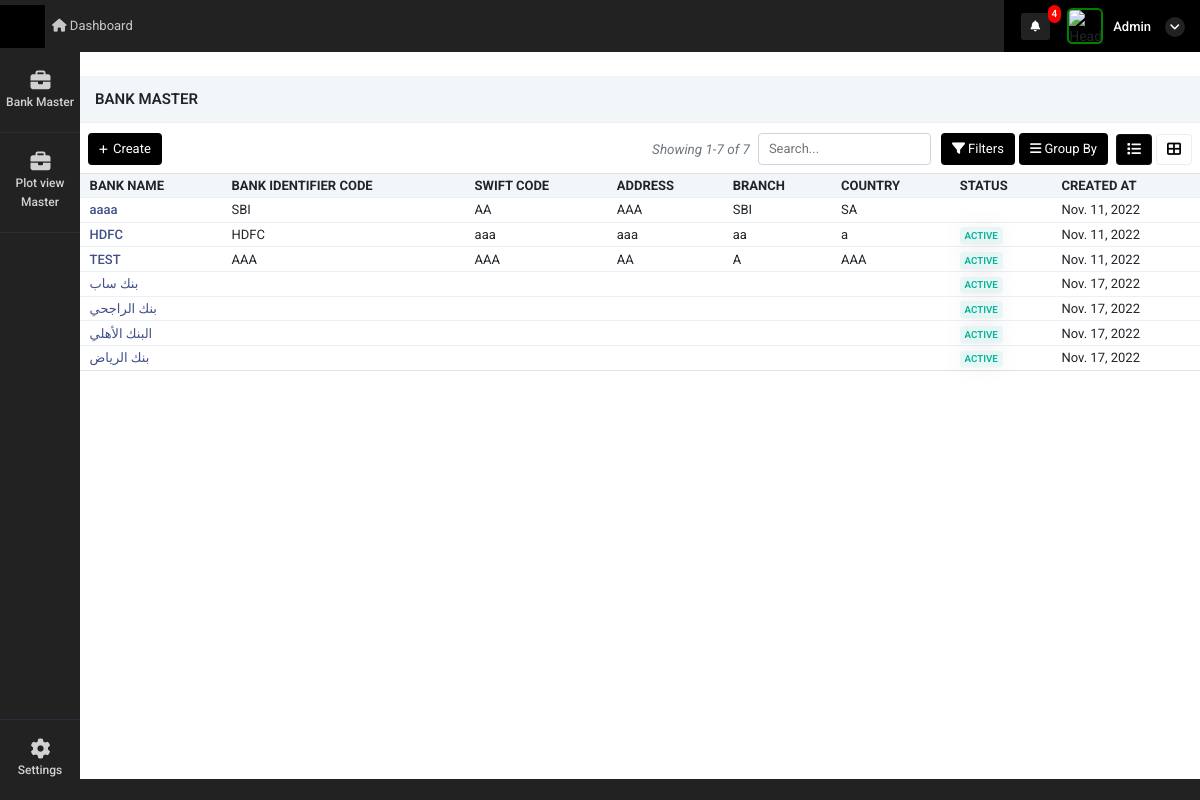
The app's page /bank_master (signed in), older data.
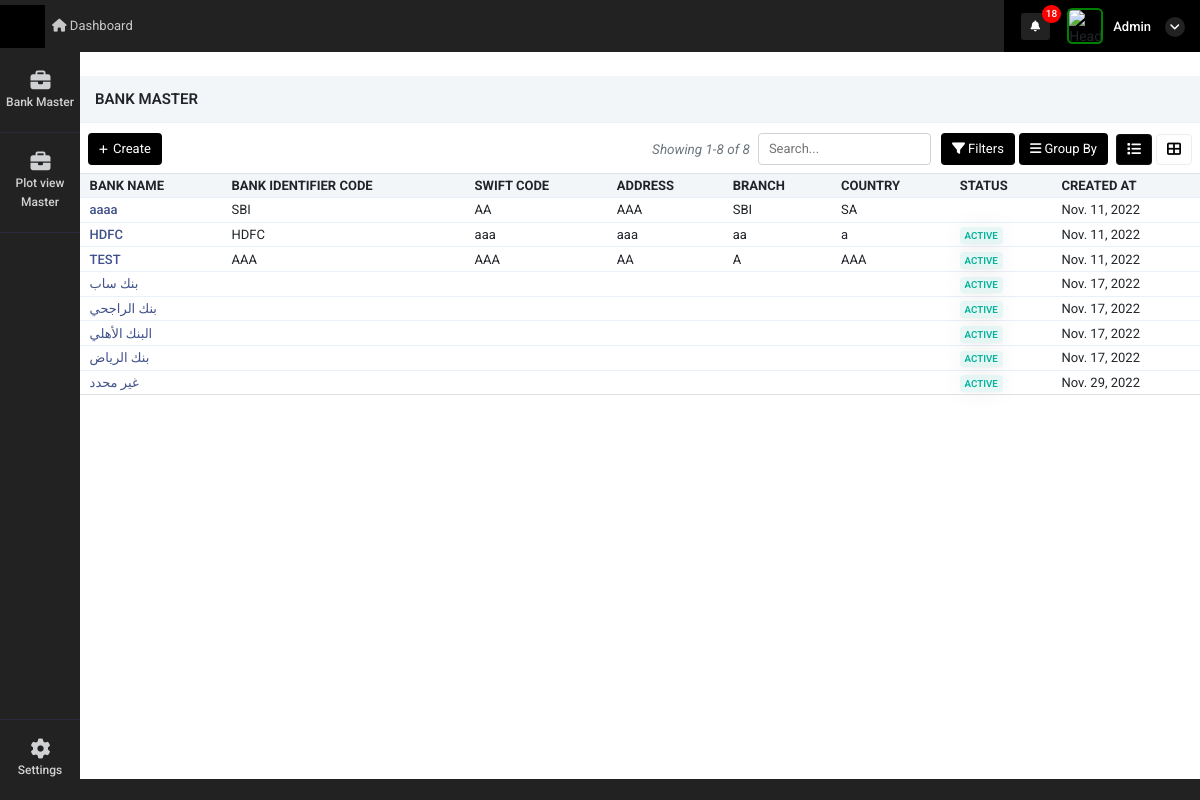
The same page, newer data.
### super_admin/models.py (models this page shows)
class Bank_details(models.Model):
    bank_name = models.CharField(max_length=255,null=True)
    bank_identifier_code = models.CharField(max_length=255,null=True)
    branch = models.CharField(max_length=255,null=True)
    swift_code = models.CharField(max_length=255,null=True)
    address = models.CharField(max_length=500,null=True)
    country = models.CharField(max_length=255,null=True)
    status = models.CharField(max_length=255,null=True)
    dt = models.DateField(auto_now_add=True)
    tm = models.TimeField(auto_now_add=True)

### super_admin/views.py (the view)
# urls.py: path('bank_master',views.bank_master,name='bank_master'),
def bank_master(request):
    data = Bank_details.objects.all()
    page_number = request.GET.get("page")
    data_paginator = Paginator(data, 10)
    try:
        page_obj = data_paginator.get_page(page_number)
    except PageNotAnInteger:
        page_obj = data_paginator.page(1)
    context = {
        'data': data,
        'page_obj': page_obj,
        'bank_nav':1
    }
    return render(request, 'super_admin/bank_master.html', context)

### super_admin/templatetags/notification.py (called while the page is built, shortened)
@register.filter(name='get_notifications')
def get_notifications(value,args):
    user_dat = User.objects.get(id=value.id)
    st = user_dat.is_superuser
    data_count = ''
    if st == True:
        data_count = user_request_plot.objects.filter(read_status=0).count()
    return data_count

@register.filter(name='get_loginUsernameImage')
def get_loginUsernameImage(value,args):
    user_dat = User.objects.get(id=value.id)
    st = user_dat.is_superuser
    image_url = ''
    if st == True:
        image_url = 'http://10.10.10.119:8000/static/adminicon.jpg'
    else:
        user_data = user_Details.objects.get(auth_user=value.id)
        if user_data.atatchment == '':
            image_url = 'http://10.10.10.119:8000/static/adminicon.jpg'
        else:
            image_url ='../media/'+str(user_data.atatchment)
    return image_url

### super_admin/templates/super_admin/bank_master.html (shortened to what the changed rows need)
{% extends "super_admin/base10.html" %}
{% block content %}
{% load static %}
<div class="container-fluid mt-4 px-0">
    <div class="tab-content contnt" id="demo_result_employee">
        <div class="tab-pane active" id="home1" role="tabpanel">
            <div class="d-flex align-items-center justify-content-between px-2">
                <div class="d-flex align-items-center">
                    <span class="text-muted d-flex align-items-center">
                        <i class="text-muted" style="font-size: 13.5px;">Showing
                            {{ page_obj.start_index }}-{{ page_obj.end_index }} of {{ page_obj.paginator.count }}</i>
                    </span>
                </div>
            </div>
            <div class="tab-content">
                <div class="tab-pane active" id="ho" role="tabpanel">
                    <div class="table-responsive mb-1  mt-2">
                        <table class="table table-nowrap align-middle user_table" id="orderTable">
                            <thead class="table-light">
                                <tr class="text-uppercase">
                                    <th class="sort" data-sort="Bank-name">
                                        Bank Name</th>
                                    <th class="sort" data-sort="bank-code">
                                        Bank Identifier Code
                                    </th>
                                    <th class="sort" data-sort="company">
                                        Swift Code
                                    </th>
                                    <th class="sort" data-sort="Address">Address</th>
                                    <th class="sort" data-sort="Branch">
                                        Branch
                                    </th>
                                    <th class="sort" data-sort="country">
                                        country
                                    </th>
                                    <th class="sort" data-sort="company">
                                        Status
                                    </th>
                                    <th class="sort" data-sort="company">
                                        Created At
                                    </th>
                                </tr>
                            </thead>
                            <tbody class="list form-check-all append_search_result">
                                {% for i in page_obj %}
                                <tr onclick="window.location='bank_detail_edit?id={{i.id}}'">
                                    <td class="id"><a href="bank_detail_edit?id={{i.id}}"
                                            class="fw-medium link-primary">{{i.bank_name}}</a>
                                    </td>
                                    <td class="customer_name">
                                        {% if i.bank_identifier_code == None %}
                                        {% elif i.bank_identifier_code == '' %}
                                        {% else %}
                                        {{i.bank_identifier_code}}
                                        {% endif %}
                                    </td>
                                    <td class="status">
                                        {% if i.swift_code == None %}
                                        {% elif i.swift_code == '' %}
                                        {% else %}
                                        {{i.swift_code}}
                                        {% endif %}
                                    </td>
                                    <td class="product_name">
                                        {% if i.address == None %}
                                        {% elif i.address == '' %}
                                        {% else %}
                                        {{i.address}}
                                        {% endif %}
                                    </td>
                                    <td class="status">
                                        {% if i.branch == None %}
                                        {% elif i.branch == '' %}
                                        {% else %}
                                        {{i.branch}}
                                        {% endif %}
                                    </td>
                                    <td class="date">
                                        {% if i.country == None %}
                                        {% elif i.country == '' %}
                                        {% else %}
                                        {{i.country}}
                                        {% endif %}
                                    </td>
                                    <td class="company">
                                        {% if i.status == "Active" %}
                                        <span class="badge badge-soft-success text-uppercase">Active</span>
                                        {% elif i.status == "Inactive"  %}
                                        <span style="color: red!important"
                                            class="badge badge-soft-success text-uppercase">Inactive</span>
                                        {% endif %}
                                    </td>
                                    <td class="status">{{i.dt}}
                                    </td>
                                </tr>
                                {% endfor %}
                            </tbody>
                        </table>
                    </div>
                </div>
            </div>
        </div>
    </div>
</div>
{% endblock %}

### super_admin/templates/super_admin/base10.html (shortened to what this page needs)
<!doctype html>
<html lang="en">
    {% load static %}
    {% load notification %}
<head>
    <link rel="stylesheet" href="{% static 'admin/css/morris.css' %}">
    <link href="{% static 'admin/css/bootstrap.min.css' %}" rel="stylesheet" type="text/css" />
    <link href="{% static 'admin/css/icons.css' %}" rel="stylesheet" type="text/css" />
    <link href="{% static 'admin/css/style.css' %}" rel="stylesheet" type="text/css" />
</head>
<body class="">
    <div id="wrapper">
        <div class="left side-menu">
            <div class="slimscroll-menu" id="remove-scroll">
                <div id="sidebar-menu" class="sidaber_menu">
                    <ul class="" id="side-menu">
                        {% if bank_nav == 1 %}
                        <li>    <a href="bank_master" class="splnav just_load_please"> <i class="fas fa-briefcase"></i>        <p>Bank Master</p>    </a></li>
                        <li>    <a href="plot_view_master" class="splnav just_load_please"> <i class="fas fa-briefcase"></i>        <p>Plot view Master</p>    </a></li>
                                                {% endif %}
                                                <li class="bootm_toggle_settings_button ">
                                                    <a class="splnav bdr_btmnone_nav" href="profile"> <i class="fa fa-cog"></i>
                                                        <p>Settings</p>
                                                    </a>
                                                </li>
                    </ul>
                </div>
            </div>
        </div>
        <div class="content-page">
            <div class="topbar">
                <div class="navbar-header">
                    <div class="d-flex">
                        <div class="binance">
                        </div>
                    </div>
                    <ul class="navbar-nav1 bg-2 col">
                        <li class="nav-item d-none d-sm-inline-block">
                            <a href="home" class="nav-link"><i class="fa fa-home"></i> Dashboard</a>
                        </li>
                    </ul>
                    <div class="d-flex align-items-center icns">
                        <div class="dropdown topbar-head-dropdown ms-1 header-item">
                            <a href="view_all_activity">
                                <i class="fas fa-bell fs-icn">
                                    <span
                                        class="position-absolute topbar-badge fs-9 translate-middle badge rounded-pill bg-red">{{ request.user|get_notifications:"sss" }}</span></i>
                                    </a>
                        </div>
                        <div class="dropdown header-item topbar-user king button-drpdown">
                            <span class="d-flex align-items-center drpdown-toggle">
                                <img class="header-profile-user" src="{{ request.user|get_loginUsernameImage:"sss" }}" alt="Header Avatar">
                                <span class="text-start ms-xl-2">
                                    <span class="d-none d-xl-inline-block ms-1 fw-medium user-name-text">  {{request.user.username|title}}</span>
                                    <i class="pro-icn fa fa-angle-down"></i>
                                </span>
                            </span>
                        </div>
                    </div>
                </div>
            </div>
            <div class="content">
                {% block content %}
                {% endblock %}
            </div>
            <footer class="footer">
                <div class="container-fluid">
                    <div class="row">
                        <div class="col-sm-6">
                        </div>
                        <div class="col-sm-6">
                        </div>
                    </div>
                </div>
            </footer>
        </div>
    </div>
</body>
</html>

Row changes from the older to the newer data that the page shows:
added Bank_details: bank_name "غير محدد", status "ACTIVE", dt "Nov. 29, 2022"
Text that changed along with them:
{{ request.user|get_notifications:"sss" }}: "4" → "18"
{{ page_obj.end_index }}: "7" → "8"
{{ page_obj.paginator.count }}: "7" → "8"
